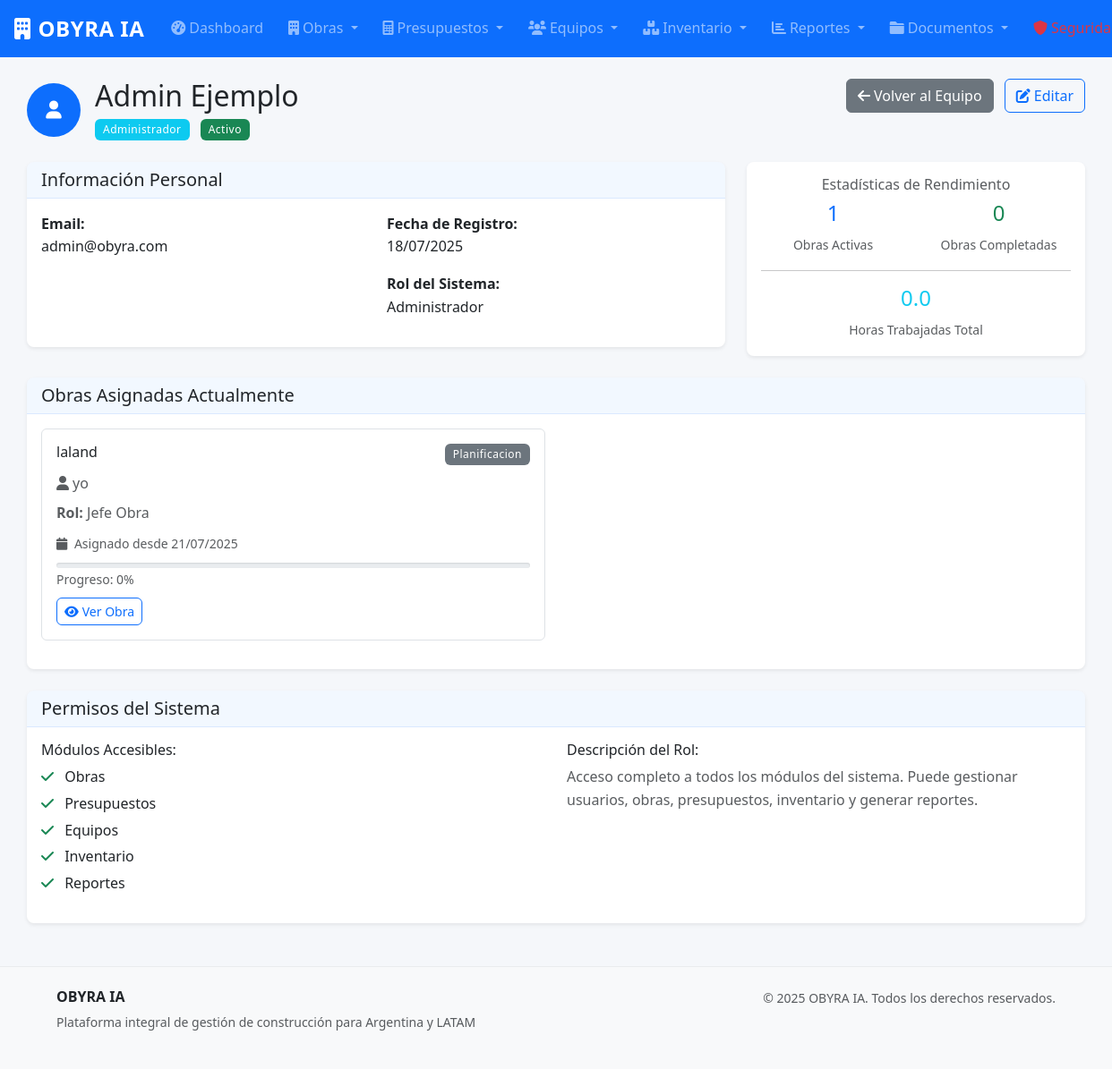
Page /equipos/1 (signed in) on the committed database.
### models.py (models this page shows, shortened)
class Usuario(UserMixin, db.Model):
    __tablename__ = 'usuarios'
    id = db.Column(db.Integer, primary_key=True)
    nombre = db.Column(db.String(100), nullable=False)
    apellido = db.Column(db.String(100), nullable=False)
    email = db.Column(db.String(120), unique=True, nullable=False)
    telefono = db.Column(db.String(20))
    password_hash = db.Column(db.String(256), nullable=True)  # Nullable para usuarios de Google
    rol = db.Column(db.String(20), nullable=False, default='operario')  # administrador, tecnico, operario
    activo = db.Column(db.Boolean, default=True)
    auth_provider = db.Column(db.String(20), nullable=False, default='manual')  # manual, google
    google_id = db.Column(db.String(100), nullable=True)  # ID de Google para usuarios OAuth
    profile_picture = db.Column(db.String(500), nullable=True)  # URL de imagen de perfil de Google
    created_at = db.Column(db.DateTime, default=datetime.utcnow)
    fecha_creacion = db.Column(db.DateTime, default=datetime.utcnow)
    organizacion_id = db.Column(db.Integer, db.ForeignKey('organizaciones.id'), nullable=False)
    organizacion = db.relationship('Organizacion', back_populates='usuarios')
    obras_asignadas = db.relationship('AsignacionObra', back_populates='usuario', lazy='dynamic')
    registros_tiempo = db.relationship('RegistroTiempo', back_populates='usuario', lazy='dynamic')
    @property
    def nombre_completo(self):
        return f"{self.nombre} {self.apellido}"
    def puede_acceder_modulo(self, modulo):
        permisos = {
            'administrador': ['obras', 'presupuestos', 'equipos', 'inventario', 'reportes', 'asistente', 'cotizacion', 'documentos', 'seguridad'],
            'tecnico': ['obras', 'presupuestos', 'inventario', 'reportes', 'asistente', 'cotizacion', 'documentos', 'seguridad'],
            'operario': ['obras', 'inventario', 'asistente', 'documentos']
        }
        return modulo in permisos.get(self.rol, [])

class AsignacionObra(db.Model):
    __tablename__ = 'asignaciones_obra'
    id = db.Column(db.Integer, primary_key=True)
    obra_id = db.Column(db.Integer, db.ForeignKey('obras.id'), nullable=False)
    usuario_id = db.Column(db.Integer, db.ForeignKey('usuarios.id'), nullable=False)
    rol_en_obra = db.Column(db.String(50), nullable=False)  # jefe_obra, supervisor, operario
    fecha_asignacion = db.Column(db.DateTime, default=datetime.utcnow)
    activo = db.Column(db.Boolean, default=True)
    obra = db.relationship('Obra', back_populates='asignaciones')
    usuario = db.relationship('Usuario', back_populates='obras_asignadas')

class Obra(db.Model):
    __tablename__ = 'obras'
    id = db.Column(db.Integer, primary_key=True)
    nombre = db.Column(db.String(200), nullable=False)
    descripcion = db.Column(db.Text)
    direccion = db.Column(db.String(300))
    cliente = db.Column(db.String(200), nullable=False)
    telefono_cliente = db.Column(db.String(20))
    email_cliente = db.Column(db.String(120))
    fecha_inicio = db.Column(db.Date)
    fecha_fin_estimada = db.Column(db.Date)
    fecha_fin_real = db.Column(db.Date)
    estado = db.Column(db.String(20), default='planificacion')  # planificacion, en_curso, pausada, finalizada, cancelada
    presupuesto_total = db.Column(db.Numeric(15, 2), default=0)
    costo_real = db.Column(db.Numeric(15, 2), default=0)
    progreso = db.Column(db.Integer, default=0)  # Porcentaje de avance
    fecha_creacion = db.Column(db.DateTime, default=datetime.utcnow)
    organizacion_id = db.Column(db.Integer, db.ForeignKey('organizaciones.id'), nullable=False)
    organizacion = db.relationship('Organizacion', back_populates='obras')
    etapas = db.relationship('EtapaObra', back_populates='obra', cascade='all, delete-orphan', lazy='dynamic')
    asignaciones = db.relationship('AsignacionObra', back_populates='obra', cascade='all, delete-orphan', lazy='dynamic')
    presupuestos = db.relationship('Presupuesto', back_populates='obra', lazy='dynamic')
    uso_inventario = db.relationship('UsoInventario', back_populates='obra', lazy='dynamic')

### equipos.py (the view)
@equipos_bp.route('/<int:id>')
@login_required
def detalle(id):
    if not current_user.puede_acceder_modulo('equipos'):
        flash('No tienes permisos para ver detalles de equipos.', 'danger')
        return redirect(url_for('reportes.dashboard'))
    usuario = Usuario.query.get_or_404(id)
    asignaciones_activas = usuario.obras_asignadas.filter_by(activo=True).all()
    total_horas = sum(reg.horas_trabajadas for reg in usuario.registros_tiempo)
    obras_completadas = usuario.obras_asignadas.join(Obra).filter(
        Obra.estado == 'finalizada'
    ).count()
    return render_template('equipos/detalle.html',
                         usuario=usuario,
                         asignaciones_activas=asignaciones_activas,
                         total_horas=total_horas,
                         obras_completadas=obras_completadas)

### templates/equipos/detalle.html (shortened to what this page needs)
{% extends "base.html" %}
{% block content %}
<div class="container-fluid mt-4">
    <div class="row">
        <div class="col-12">
            <div class="d-flex justify-content-between align-items-start mb-4">
                <div class="d-flex align-items-center">
                    {% if usuario.profile_picture %}
                        <img src="{{ usuario.profile_picture }}" alt="Foto de perfil de {{ usuario.nombre_completo }}"
                             class="rounded-circle me-3" width="60" height="60" style="object-fit: cover;">
                    {% else %}
                        <div class="bg-primary text-white rounded-circle d-flex align-items-center justify-content-center me-3"
                             style="width: 60px; height: 60px;">
                            <i class="fas fa-user fa-lg"></i>
                        </div>
                    {% endif %}
                    <div>
                        <h2 class="mb-1">{{ usuario.nombre_completo }}</h2>
                        <p class="text-muted mb-0">
                            <span class="badge bg-info me-2">{{ usuario.rol.title() }}</span>
                            <span class="badge {{ 'bg-success' if usuario.activo else 'bg-secondary' }}">
                                {{ 'Activo' if usuario.activo else 'Inactivo' }}
                            </span>
                        </p>
                    </div>
                </div>
                <div class="text-end">
                    <a href="{{ url_for('equipos.lista') }}" class="btn btn-secondary">
                        <i class="fas fa-arrow-left me-1"></i>Volver al Equipo
                    </a>
                    {% if current_user.rol == 'administrador' %}
                    <button class="btn btn-outline-primary ms-2" data-bs-toggle="modal" data-bs-target="#editarUsuarioModal">
                        <i class="fas fa-edit me-1"></i>Editar
                    </button>
                    {% endif %}
                </div>
            </div>
        </div>
    </div>
    <div class="row mb-4">
        <div class="col-lg-8">
            <div class="card">
                <div class="card-header">
                    <h5 class="mb-0">Información Personal</h5>
                </div>
                <div class="card-body">
                    <div class="row">
                        <div class="col-md-6">
                            <strong>Email:</strong><br>
                            <p class="mb-3">{{ usuario.email }}</p>
                        </div>
                        <div class="col-md-6">
                            <strong>Fecha de Registro:</strong><br>
                            <p class="mb-3">{{ usuario.fecha_creacion|fecha }}</p>
                            <strong>Rol del Sistema:</strong><br>
                            <p class="mb-3">{{ usuario.rol.replace('_', ' ').title() }}</p>
                        </div>
                    </div>
                </div>
            </div>
        </div>
        <div class="col-lg-4">
            <div class="card">
                <div class="card-body text-center">
                    <h6 class="text-muted">Estadísticas de Rendimiento</h6>
                    <div class="row text-center mb-3">
                        <div class="col-6">
                            <strong class="text-primary d-block h4">{{ asignaciones_activas|length }}</strong>
                            <small class="text-muted">Obras Activas</small>
                        </div>
                        <div class="col-6">
                            <strong class="text-success d-block h4">{{ obras_completadas }}</strong>
                            <small class="text-muted">Obras Completadas</small>
                        </div>
                    </div>
                    <hr>
                    <div class="text-center">
                        <strong class="text-info d-block h4">{{ total_horas|numero(1) }}</strong>
                        <small class="text-muted">Horas Trabajadas Total</small>
                    </div>
                </div>
            </div>
        </div>
    </div>
    <div class="row mb-4">
        <div class="col-12">
            <div class="card">
                <div class="card-header">
                    <h5 class="mb-0">Obras Asignadas Actualmente</h5>
                </div>
                <div class="card-body">
                    {% if asignaciones_activas %}
                    <div class="row">
                        {% for asignacion in asignaciones_activas %}
                        <div class="col-lg-6 mb-3">
                            <div class="border rounded p-3">
                                <div class="d-flex justify-content-between align-items-start mb-2">
                                    <h6 class="mb-0">{{ asignacion.obra.nombre }}</h6>
                                    <span class="badge {{ asignacion.obra.estado|estado_badge }}">
                                        {{ asignacion.obra.estado.replace('_', ' ').title() }}
                                    </span>
                                </div>
                                <p class="text-muted mb-2">
                                    <i class="fas fa-user me-1"></i>{{ asignacion.obra.cliente }}
                                </p>
                                <p class="text-muted mb-2">
                                    <strong>Rol:</strong> {{ asignacion.rol_en_obra.replace('_', ' ').title() }}
                                </p>
                                <p class="text-muted mb-0">
                                    <small>
                                        <i class="fas fa-calendar me-1"></i>
                                        Asignado desde {{ asignacion.fecha_asignacion.strftime('%d/%m/%Y') }}
                                    </small>
                                </p>
                                <div class="mt-2">
                                    <div class="progress" style="height: 6px;">
                                    </div>
                                    <small class="text-muted">Progreso: {{ asignacion.obra.progreso }}%</small>
                                </div>
                                <div class="mt-2">
                                    <a href="{{ url_for('obras.detalle', id=asignacion.obra.id) }}"
                                       class="btn btn-sm btn-outline-primary">
                                        <i class="fas fa-eye me-1"></i>Ver Obra
                                    </a>
                                </div>
                            </div>
                        </div>
                        {% endfor %}
                    </div>
                    {% else %}
                    <div class="text-center py-4">
                        <i class="fas fa-briefcase fa-2x text-muted mb-3"></i>
                        <p class="text-muted">No tiene obras asignadas actualmente.</p>
                    </div>
                    {% endif %}
                </div>
            </div>
        </div>
    </div>
    <div class="row">
        <div class="col-12">
            <div class="card">
                <div class="card-header">
                    <h5 class="mb-0">Permisos del Sistema</h5>
                </div>
                <div class="card-body">
                    <div class="row">
                        <div class="col-md-6">
                            <h6>Módulos Accesibles:</h6>
                            <ul class="list-unstyled">
                                {% set modulos = ['obras', 'presupuestos', 'equipos', 'inventario', 'reportes'] %}
                                {% for modulo in modulos %}
                                <li class="mb-1">
                                    {% if usuario.puede_acceder_modulo(modulo) %}
                                    <i class="fas fa-check text-success me-2"></i>
                                    {% else %}
                                    <i class="fas fa-times text-danger me-2"></i>
                                    {% endif %}
                                    {{ modulo.title() }}
                                </li>
                                {% endfor %}
                            </ul>
                        </div>
                        <div class="col-md-6">
                            <h6>Descripción del Rol:</h6>
                            {% if usuario.rol == 'administrador' %}
                            <p class="text-muted">
                                Acceso completo a todos los módulos del sistema. Puede gestionar usuarios,
                                obras, presupuestos, inventario y generar reportes.
                            </p>
                            {% elif usuario.rol == 'tecnico' %}
                            <p class="text-muted">
                                Puede gestionar obras, crear presupuestos, administrar inventario y
                                generar reportes. No puede gestionar otros usuarios.
                            </p>
                            {% else %}
                            <p class="text-muted">
                                Acceso limitado a obras e inventario. Puede ver información y
                                registrar uso de materiales en obra.
                            </p>
                            {% endif %}
                        </div>
                    </div>
                </div>
            </div>
        </div>
    </div>
</div>
{% endblock %}

### rows in the picture
Usuario: nombre_completo "Admin Ejemplo", rol "Administrador", activo "Activo", email "admin@obyra.com", fecha_creacion|fecha "18/07/2025", rol.replace "Administrador"
AsignacionObra: obra.nombre "laland", obra.estado.replace "Planificacion", obra.cliente "yo", rol_en_obra.replace "Jefe Obra", fecha_asignacion "21/07/2025", obra.progreso "0"

### other values in the picture
{{ asignaciones_activas|length }} "1"
{{ obras_completadas }} "0"
{{ total_horas|numero(1) }} "0.0"
{{ modulo.title() }} "Obras" "Presupuestos" "Equipos" "Inventario" "Reportes"
